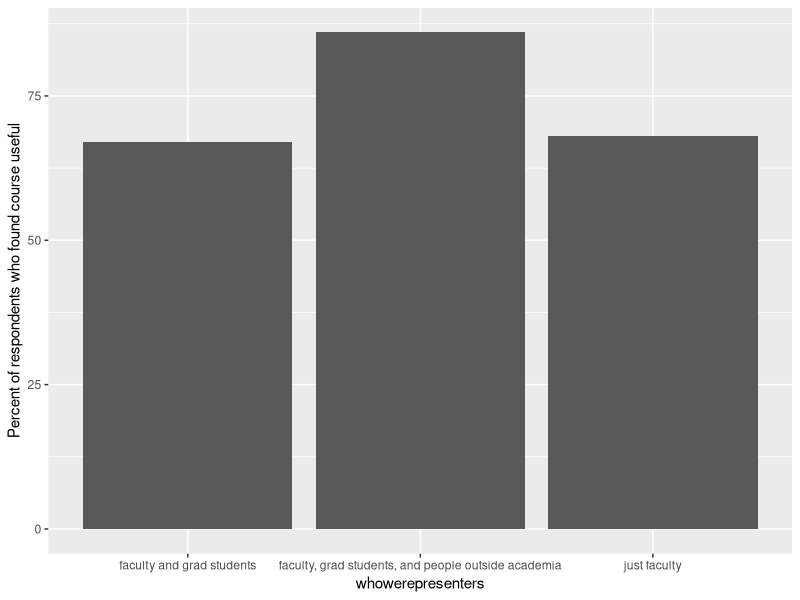

R code for this plot:
## ---- chunk 1
knitr::opts_chunk$set(echo = TRUE)
## ---- chunk 2
library(ggplot2)
library(dplyr)
## ---- chunk 3
polldata <- read.csv("PoPpollresults012617.csv", na.strings = "?")
head(polldata)
str(polldata)
## ---- chunk 4
LikedSum <- 
  polldata %>%
  filter(!is.na(useful01)) %>%
  group_by(involved01,useful01) %>%
  summarise(n=n()) %>%
  mutate(rel.freq = round(100 * n/sum(n), 0))

LikedSum
## ---- chunk 5
LikedSumResearch <- 
  polldata %>%
  filter(!is.na(useful01)) %>%
  group_by(researchpres01,useful01) %>%
  summarise(n=n()) %>%
  mutate(rel.freq = round(100 * n/sum(n), 0))

LikedSumResearch
## ---- chunk 6
LikedSumPresenter <- 
  polldata %>%
  filter(!is.na(useful01)) %>%
  group_by(whowerepresenters,useful01) %>%
  summarise(n=n()) %>%
  mutate(rel.freq = round(100 * n/sum(n), 0))

LikedSumPresenter

LikedSumPresenter1 <- subset(LikedSumPresenter, useful01==1)

ggplot(LikedSumPresenter1, aes(x=whowerepresenters, y=rel.freq)) +
  geom_bar(stat='identity') +
  ylab("Percent of respondents who found course useful")
## ---- chunk 7
LikedSumSciSkills <- 
  polldata %>%
  filter(!is.na(useful01)) %>%
  group_by(basicsciskills01,useful01) %>%
  summarise(n=n()) %>%
  mutate(rel.freq = round(100 * n/sum(n), 0))

LikedSumSciSkills

## ---- chunk 8
LikedSumResSkills <- 
  polldata %>%
  filter(!is.na(useful01)) %>%
  group_by(basicresskills01,useful01) %>%
  summarise(n=n()) %>%
  mutate(rel.freq = round(100 * n/sum(n), 0))

LikedSumResSkills

## ---- chunk 9
LikedSumCareerAdvice <- 
  polldata %>%
  filter(!is.na(useful01)) %>%
  group_by(careeradvice01,useful01) %>%
  summarise(n=n()) %>%
  mutate(rel.freq = round(100 * n/sum(n), 0))

LikedSumCareerAdvice

## ---- chunk 10
LikedSumFacPapers <- 
  polldata %>%
  filter(!is.na(useful01)) %>%
  group_by(paperdiscdeptfac01,useful01) %>%
  summarise(n=n()) %>%
  mutate(rel.freq = round(100 * n/sum(n), 0))

LikedSumFacPapers

## ---- chunk 11
LikedSumClassicPapers <- 
  polldata %>%
  filter(!is.na(useful01)) %>%
  group_by(paperdiscclassics01,useful01) %>%
  summarise(n=n()) %>%
  mutate(rel.freq = round(100 * n/sum(n), 0))

LikedSumClassicPapers

## ---- chunk 12
LikedSumStudents <- 
  polldata %>%
  filter(!is.na(useful01)) %>%
  group_by(students01,useful01) %>%
  summarise(n=n()) %>%
  mutate(rel.freq = round(100 * n/sum(n), 0))

LikedSumStudents

